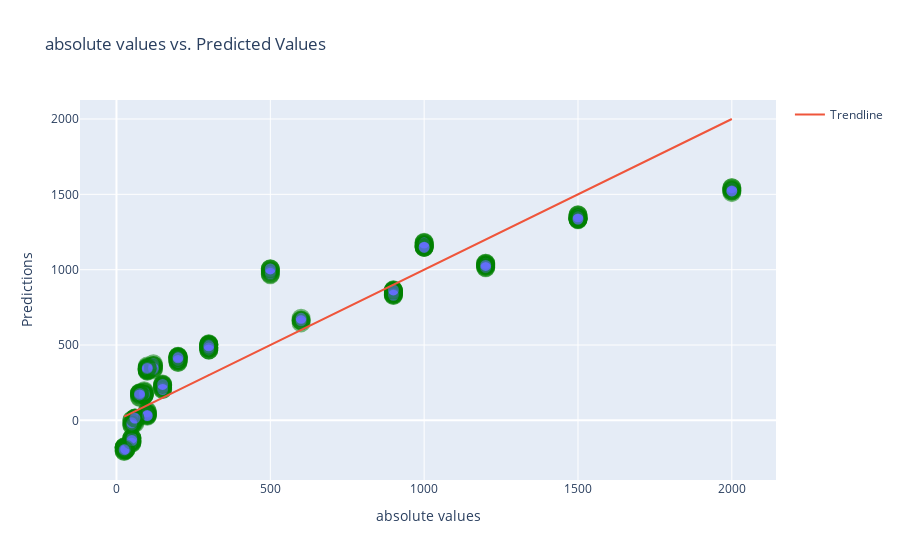

The notebook cell saved with this chart:
### Markdown cell above
# CREATING A BASE MODEL USING LOGISTIC REGRESSION AND ANALYSIS
- for cretaing a basemodel we need to train and split the data
- The model must be able to produce atleast 33% of accuracy
- importing a lenear regression model 
- splitting the train and test data
- build a scatter plot and give the x and y names 
- update the traces along wiht the values 
- get the index value of the data set 
- finnaly show the plot.

### Code cell
df=pd.read_csv("retail_sales_dataset.csv")

# Creating train/test split
x = df[['Age', 'Quantity', 'Price per Unit']]
y = df['Total Amount']
x_train, x_test, y_train, y_test = train_test_split(x, y, test_size=0.2, random_state=42)

# Creating model
clf = LinearRegression()
clf.fit(x_train, y_train)
#if the given dataset is in terms of textbased and contains a linear distribution then we can move to linearregression algorithm
# we can also use random classification if needed it more productive
# Making predictions
y_prediction = clf.predict(x_test)

# Evaluating model performance
r2 = r2_score(y_test, y_prediction) # it is used to find the mean of the testing and trained model
print(f"R-squared (R2) Score: {r2}")
df1 = pd.DataFrame({'absolute values': y_test, 'Predictions': y_prediction})

#scatter plot
plot = px.scatter(df1, x='absolute values', y='Predictions', title='absolute values vs. Predicted Values')
plot.update_traces(marker=dict(size=15, opacity=0.5, line=dict(width=4, color='green')))

# Add hover data (x and y coordinates)
plot.update_traces(customdata=df.index)

plot.update_traces(hovertemplate='absolute values: %{x}<br>Predicted Value: %{y}<br>Sample Index: %{customdata}')
plot.add_trace(go.Scatter(x=df1['absolute values'], y=df1['absolute values'], mode='lines', name='Trendline'))

# Customize the layout
plot.update_layout(
    xaxis_title="absolute values",
    yaxis_title="Predictions"
)

plot.show()

### Figure 1 — Plotly figure (JSON) as saved in the notebook; plotly's stock layout.template omitted (floating-point values rounded to 4 significant figures; data arrays with more than 128 entries replaced by an {"elided": "..."} marker saying what was removed)
{"data": [{"customdata": {"elided": "1000 int values"}, "hovertemplate": "absolute values: %{x}<br>Predicted Value: %{y}<br>Sample Index: %{customdata}", "legendgroup": "", "marker": {"color": "#636efa", "line": {"color": "green", "width": 4}, "opacity": 0.5, "size": 15, "symbol": "circle"}, "mode": "markers", "name": "", "orientation": "v", "showlegend": false, "type": "scatter", "x": {"elided": "200 int values"}, "xaxis": "x", "y": {"elided": "200 float values"}, "yaxis": "y"}, {"mode": "lines", "name": "Trendline", "type": "scatter", "x": {"elided": "200 int values"}, "y": {"elided": "200 int values"}}], "layout": {"legend": {"tracegroupgap": 0}, "title": {"text": "absolute values vs. Predicted Values"}, "xaxis": {"anchor": "y", "domain": [0, 1], "title": {"text": "absolute values"}}, "yaxis": {"anchor": "x", "domain": [0, 1], "title": {"text": "Predictions"}}}}
